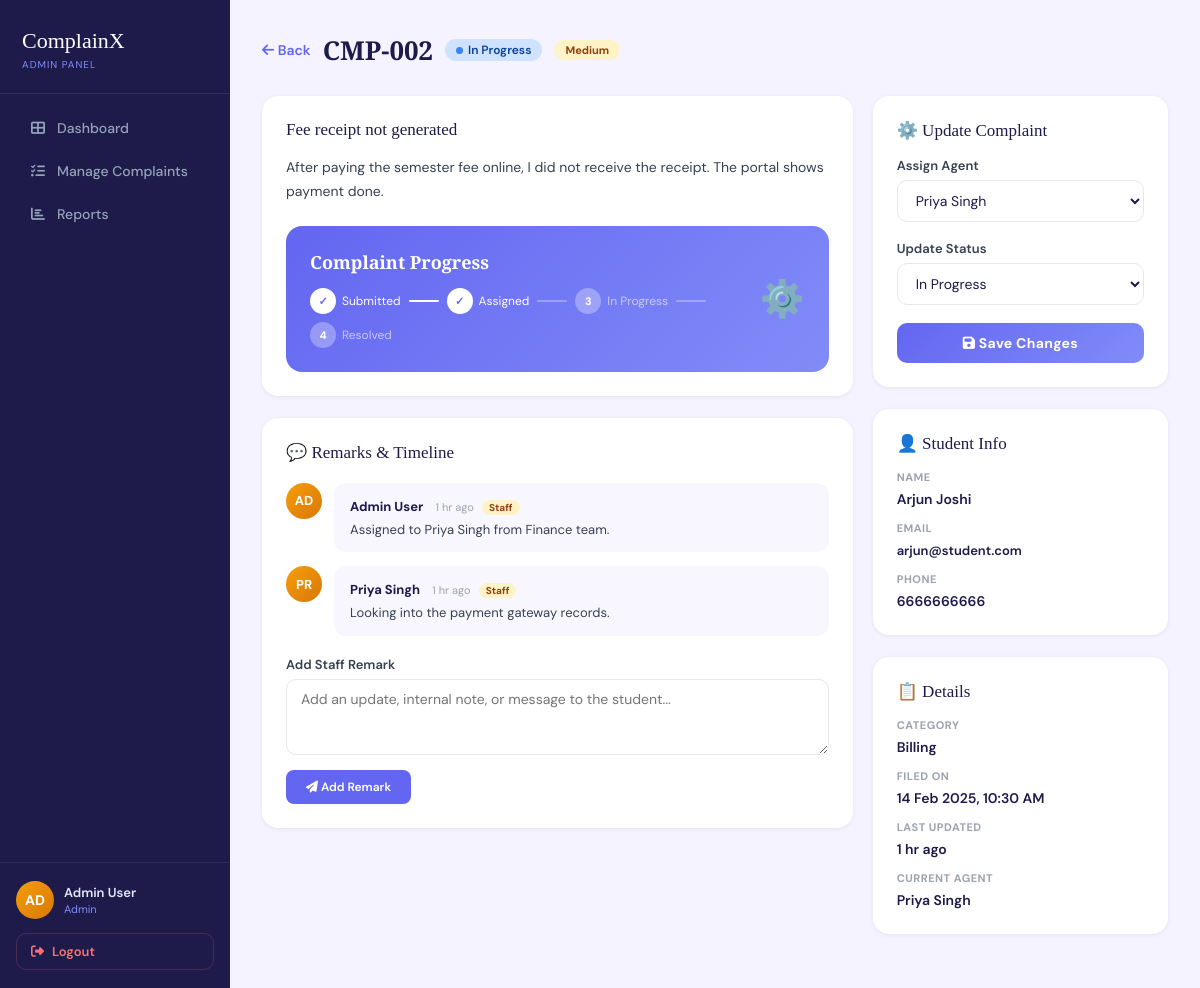
Page /admin/view_complaint.php?id=2 (signed in) on the committed database.
### tables this page shows
CREATE TABLE IF NOT EXISTS complaints (
    id INT AUTO_INCREMENT PRIMARY KEY,
    complaint_no VARCHAR(20) NOT NULL UNIQUE,
    user_id INT NOT NULL,
    title VARCHAR(255) NOT NULL,
    category_id INT NOT NULL,
    description TEXT NOT NULL,
    attachment VARCHAR(255) DEFAULT NULL,
    priority ENUM('Low','Medium','High') DEFAULT 'Medium',
    status ENUM('Pending','In Progress','Resolved','Closed') DEFAULT 'Pending',
    agent_id INT DEFAULT NULL,
    created_at DATETIME DEFAULT CURRENT_TIMESTAMP,
    updated_at DATETIME DEFAULT CURRENT_TIMESTAMP ON UPDATE CURRENT_TIMESTAMP,
    FOREIGN KEY (user_id) REFERENCES users(id) ON DELETE CASCADE,
    FOREIGN KEY (category_id) REFERENCES categories(id),
    FOREIGN KEY (agent_id) REFERENCES users(id) ON DELETE SET NULL
);

CREATE TABLE IF NOT EXISTS remarks (
    id INT AUTO_INCREMENT PRIMARY KEY,
    complaint_id INT NOT NULL,
    user_id INT NOT NULL,
    comment TEXT NOT NULL,
    created_at DATETIME DEFAULT CURRENT_TIMESTAMP,
    FOREIGN KEY (complaint_id) REFERENCES complaints(id) ON DELETE CASCADE,
    FOREIGN KEY (user_id) REFERENCES users(id) ON DELETE CASCADE
);

CREATE TABLE IF NOT EXISTS users (
    id INT AUTO_INCREMENT PRIMARY KEY,
    name VARCHAR(100) NOT NULL,
    email VARCHAR(150) NOT NULL UNIQUE,
    password VARCHAR(255) NOT NULL,
    phone VARCHAR(15),
    role ENUM('user','admin','agent') DEFAULT 'user',
    created_at DATETIME DEFAULT CURRENT_TIMESTAMP
);

CREATE TABLE IF NOT EXISTS categories (
    id INT AUTO_INCREMENT PRIMARY KEY,
    name VARCHAR(100) NOT NULL
);

### admin/view_complaint.php (the view, shortened to what this page needs)
<?php
require_once '../config/db.php';
require_once '../includes/functions.php';
$id = (int)($_GET['id'] ?? 0);
$stmt = $conn->prepare("
    SELECT c.*, cat.name as category_name, u.name as user_name, u.email as user_email, u.phone as user_phone,
           ag.name as agent_name
    FROM complaints c
    LEFT JOIN categories cat ON c.category_id = cat.id
    LEFT JOIN users u ON c.user_id = u.id
    LEFT JOIN users ag ON c.agent_id = ag.id
    WHERE c.id = ?
");
$stmt->bind_param("i", $id);
$stmt->execute();
$complaint = $stmt->get_result()->fetch_assoc();
$agents  = $conn->query("SELECT id, name FROM users WHERE role IN ('admin','agent') ORDER BY name");
$remarks = $conn->query("SELECT r.*, u.name as author_name, u.role as author_role FROM remarks r JOIN users u ON r.user_id = u.id WHERE r.complaint_id = $id ORDER BY r.created_at ASC");
$steps = ['Pending' => 0, 'In Progress' => 1, 'Resolved' => 2, 'Closed' => 3];
$currentStep = $steps[$complaint['status']] ?? 0;
$stepLabels  = ['Submitted', 'Assigned', 'In Progress', 'Resolved'];
?>
<!DOCTYPE html>
<html lang="en">
<head>
<link rel="stylesheet" href="../assets/css/style.css">
<link rel="stylesheet" href="https://cdnjs.cloudflare.com/ajax/libs/font-awesome/6.4.0/css/all.min.css">
</head>
<body>
<div class="app-wrapper">
<?php require_once '../includes/sidebar_admin.php'; ?>
<div class="main-content">
    <div class="page-header">
        <div style="display:flex;align-items:center;gap:12px;flex-wrap:wrap;">
            <a href="manage_complaints.php" style="color:#6366f1;font-size:14px;font-weight:600;text-decoration:none;">
                <i class="fas fa-arrow-left"></i> Back
            </a>
            <h2 style="margin-bottom:0;"><?= $complaint['complaint_no'] ?></h2>
            <?= getStatusBadge($complaint['status']) ?>
            <?= getPriorityBadge($complaint['priority']) ?>
        </div>
    </div>
    <div style="display:grid;grid-template-columns:2fr 1fr;gap:20px;">
        <div>
            <div class="card-box">
                <div class="card-title" style="margin-bottom:16px;"><?= htmlspecialchars($complaint['title']) ?></div>
                <p style="color:#374151;font-size:14px;line-height:1.7;margin-bottom:20px;"><?= nl2br(htmlspecialchars($complaint['description'])) ?></p>
                <div class="tracker-banner" style="margin-top:22px;">
                    <div>
                        <div class="tracker-title">Complaint Progress</div>
                        <div class="tracker-steps" style="margin-top:14px;">
                        <?php foreach ($stepLabels as $i => $label): ?>
                            <div class="tracker-step">
                                <div class="step-circle <?= $i <= $currentStep ? 'done' : 'todo' ?>">
                                    <?= $i <= $currentStep ? '✓' : ($i + 1) ?>
                                </div>
                                <span class="step-label" style="opacity:<?= $i <= $currentStep ? '1' : '.6' ?>;"><?= $label ?></span>
                            </div>
                            <?php if ($i < 3): ?>
                            <span class="step-line <?= $i < $currentStep ? 'done-line' : 'todo-line' ?>"></span>
                            <?php endif; ?>
                        <?php endforeach; ?>
                        </div>
                    </div>
                    <div style="font-size:36px;">⚙️</div>
                </div>
            </div>
            <div class="card-box">
                <div class="card-title" style="margin-bottom:20px;">💬 Remarks & Timeline</div>
                <?php if ($remarks->num_rows > 0): ?>
                <div class="remark-thread" style="margin-bottom:20px;">
                <?php while ($r = $remarks->fetch_assoc()): ?>
                    <div class="remark-item">
                        <div class="remark-avatar <?= in_array($r['author_role'],['admin','agent']) ? 'admin' : '' ?>">
                            <?= strtoupper(substr($r['author_name'], 0, 2)) ?>
                        </div>
                        <div class="remark-body">
                            <span class="remark-author"><?= htmlspecialchars($r['author_name']) ?></span>
                            <span class="remark-time"><?= timeAgo($r['created_at']) ?></span>
                            <?php if (in_array($r['author_role'],['admin','agent'])): ?>
                            <span style="font-size:10px;background:#fef3c7;color:#92400e;padding:1px 7px;border-radius:10px;font-weight:700;margin-left:4px;">Staff</span>
                            <?php endif; ?>
                            <div class="remark-text"><?= nl2br(htmlspecialchars($r['comment'])) ?></div>
                        </div>
                    </div>
                <?php endwhile; ?>
                </div>
                <?php else: ?>
                <p style="color:#9ca3af;font-size:14px;margin-bottom:20px;">No remarks yet.</p>
                <?php endif; ?>
                <form method="POST">
                    <label class="form-label">Add Staff Remark</label>
                    <textarea name="comment" class="form-control-cx" rows="3" placeholder="Add an update, internal note, or message to the student..."></textarea>
                    <button type="submit" name="add_remark" class="btn-sm-cx btn-save" style="margin-top:10px;padding:9px 20px;">
                        <i class="fas fa-paper-plane"></i> Add Remark
                    </button>
                </form>
            </div>
        </div>
        <div>
            <div class="card-box">
                <div class="card-title" style="margin-bottom:16px;">⚙️ Update Complaint</div>
                <form method="POST">
                    <div class="form-group">
                        <label class="form-label">Assign Agent</label>
                        <select name="agent_id" class="form-select-cx">
                            <?php $agents->data_seek(0); while ($ag = $agents->fetch_assoc()): ?>
                            <option value="<?= $ag['id'] ?>" <?= $complaint['agent_id'] == $ag['id'] ? 'selected' : '' ?>>
                                <?= htmlspecialchars($ag['name']) ?>
                            </option>
                            <?php endwhile; ?>
                        </select>
                    </div>
                    <div class="form-group">
                        <label class="form-label">Update Status</label>
                        <select name="status" class="form-select-cx">
                            <?php foreach (['Pending','In Progress','Resolved','Closed'] as $s): ?>
                            <option value="<?= $s ?>" <?= $complaint['status'] === $s ? 'selected' : '' ?>><?= $s ?></option>
                            <?php endforeach; ?>
                        </select>
                    </div>
                    <button type="submit" name="update_status" class="btn-primary-cx" style="width:100%;">
                        <i class="fas fa-save"></i> Save Changes
                    </button>
                </form>
            </div>
            <div class="card-box">
                <div class="card-title" style="margin-bottom:16px;">👤 Student Info</div>
                <div style="display:flex;flex-direction:column;gap:12px;">
                    <div class="detail-item"><label>Name</label><span><?= htmlspecialchars($complaint['user_name']) ?></span></div>
                    <div class="detail-item"><label>Email</label><span style="font-size:13px;"><?= htmlspecialchars($complaint['user_email']) ?></span></div>
                    <div class="detail-item"><label>Phone</label><span><?= htmlspecialchars($complaint['user_phone'] ?? 'N/A') ?></span></div>
                </div>
            </div>
            <div class="card-box">
                <div class="card-title" style="margin-bottom:16px;">📋 Details</div>
                <div style="display:flex;flex-direction:column;gap:12px;">
                    <div class="detail-item"><label>Category</label><span><?= $complaint['category_name'] ?></span></div>
                    <div class="detail-item"><label>Filed On</label><span><?= date('d M Y, h:i A', strtotime($complaint['created_at'])) ?></span></div>
                    <div class="detail-item"><label>Last Updated</label><span><?= timeAgo($complaint['updated_at']) ?></span></div>
                    <div class="detail-item"><label>Current Agent</label><span><?= $complaint['agent_name'] ?? '— Unassigned' ?></span></div>
                </div>
            </div>
        </div>
    </div>
</div>
</div>
</body>
</html>

### includes/functions.php (shortened to what this page needs)
<?php
function getStatusBadge($status) {
    $map = [
        'Pending'     => ['bg' => '#fff3cd', 'color' => '#856404', 'dot' => '#f5a623'],
        'In Progress' => ['bg' => '#cfe2ff', 'color' => '#084298', 'dot' => '#3b82f6'],
        'Resolved'    => ['bg' => '#d1e7dd', 'color' => '#0a3622', 'dot' => '#22c55e'],
        'Closed'      => ['bg' => '#e2e3e5', 'color' => '#41464b', 'dot' => '#6b7280'],
    ];
    $s = $map[$status] ?? $map['Pending'];
    return "<span class='status-badge' style='background:{$s['bg']};color:{$s['color']};'>
                <span style='background:{$s['dot']};'></span>{$status}
            </span>";
}
function getPriorityBadge($priority) {
    $map = [
        'High'   => ['bg' => '#fee2e2', 'color' => '#991b1b'],
        'Medium' => ['bg' => '#fef3c7', 'color' => '#92400e'],
        'Low'    => ['bg' => '#f0fdf4', 'color' => '#166534'],
    ];
    $p = $map[$priority] ?? $map['Medium'];
    return "<span class='priority-badge' style='background:{$p['bg']};color:{$p['color']};'>{$priority}</span>";
}
function timeAgo($datetime) {
    $now  = new DateTime();
    $ago  = new DateTime($datetime);
    $diff = $now->diff($ago);
    if ($diff->d == 0) {
        return $diff->h . " hr ago";
    }
    return date('d M Y', strtotime($datetime));
}
?>

### assets/css/style.css (style rules this page uses)
*, *::before, *::after { box-sizing: border-box; margin: 0; padding: 0; }
body { font-family: 'DM Sans', sans-serif; background: #f4f3ff; color: #1e1b4b; min-height: 100vh; }
.app-wrapper { display: flex; min-height: 100vh; }
.main-content { flex: 1; padding: 32px; overflow-y: auto; max-height: 100vh; }
.page-header { margin-bottom: 28px; }
.page-header h2 { font-family: 'Playfair Display', serif; font-size: 26px; color: #1e1b4b; margin-bottom: 4px; }
.card-box { background: #fff; border-radius: 16px; padding: 24px; box-shadow: 0 1px 4px rgba(0,0,0,.07); margin-bottom: 22px; animation: fadeIn .4s ease; }
.card-title { font-family: 'Playfair Display', serif; font-size: 17px; color: #1e1b4b; }
.status-badge { display: inline-flex; align-items: center; gap: 5px; border-radius: 20px; padding: 3px 11px; font-size: 12px; font-weight: 600; white-space: nowrap; }
.status-badge span { width: 7px; height: 7px; border-radius: 50%; display: inline-block; flex-shrink: 0; }
.priority-badge { display: inline-block; border-radius: 20px; padding: 3px 11px; font-size: 11px; font-weight: 700; white-space: nowrap; }
.form-label { font-size: 13px; font-weight: 600; color: #374151; margin-bottom: 6px; display: block; }
.form-control-cx, .form-select-cx { width: 100%; padding: 10px 14px; border: 1.5px solid #e5e7eb; border-radius: 10px; font-size: 14px; font-family: 'DM Sans', sans-serif; outline: none; transition: border-color .2s; background: #fff; color: #1e1b4b; }
textarea.form-control-cx { resize: vertical; }
.form-group { margin-bottom: 18px; }
.btn-primary-cx { background: linear-gradient(135deg, #6366f1, #818cf8); color: #fff; border: none; border-radius: 10px; padding: 11px 28px; font-weight: 700; font-size: 14px; cursor: pointer; transition: all .2s; letter-spacing: .3px; font-family: 'DM Sans', sans-serif; }
.btn-sm-cx { padding: 6px 14px; border-radius: 8px; font-size: 12px; font-weight: 600; cursor: pointer; border: none; font-family: 'DM Sans', sans-serif; text-decoration: none; display: inline-block; }
.btn-save { background: #6366f1; color: #fff; }
.tracker-banner { background: linear-gradient(135deg, #6366f1, #818cf8); border-radius: 16px; padding: 24px; color: #fff; display: flex; justify-content: space-between; align-items: center; margin-top: 22px; }
.tracker-title { font-family: 'Playfair Display', serif; font-size: 18px; font-weight: 700; }
.tracker-steps { display: flex; gap: 8px; align-items: center; margin-top: 16px; flex-wrap: wrap; }
.tracker-step { display: flex; align-items: center; gap: 6px; }
.step-circle { width: 26px; height: 26px; border-radius: 50%; display: flex; align-items: center; justify-content: center; font-size: 11px; font-weight: 800; flex-shrink: 0; }
.step-circle.done { background: #fff; color: #6366f1; }
.step-circle.todo { background: rgba(255,255,255,.3); color: #fff; }
.step-label { font-size: 12px; }
.step-line { width: 30px; height: 2px; border-radius: 2px; }
.step-line.done-line { background: #fff; }
.step-line.todo-line { background: rgba(255,255,255,.3); }
.remark-thread { display: flex; flex-direction: column; gap: 14px; }
.remark-item { display: flex; gap: 12px; animation: fadeIn .3s ease; }
.remark-avatar { width: 36px; height: 36px; border-radius: 50%; flex-shrink: 0; background: linear-gradient(135deg,#818cf8,#6366f1); display: flex; align-items: center; justify-content: center; font-weight: 700; color: #fff; font-size: 13px; }
.remark-avatar.admin { background: linear-gradient(135deg,#f59e0b,#d97706); }
.remark-body { background: #f8f7ff; border-radius: 12px; padding: 12px 16px; flex: 1; }
.remark-author { font-weight: 700; font-size: 13px; color: #1e1b4b; }
.remark-time { font-size: 11px; color: #9ca3af; margin-left: 8px; }
.remark-text { font-size: 13px; color: #374151; margin-top: 4px; line-height: 1.6; }
.detail-item label { font-size: 11px; font-weight: 700; color: #9ca3af; text-transform: uppercase; letter-spacing: .5px; display: block; margin-bottom: 4px; }
.detail-item span { font-size: 14px; font-weight: 600; color: #1e1b4b; }

### rows in the picture
complaints: complaint_no "CMP-002", status "In Progress", priority "Medium", title "Fee receipt not generated", description "After paying the semester fee online, I did not receive the receipt. The portal shows payment done.", agent_id "Priya Singh", user.name "Arjun Joshi", user.email "arjun@student.com", user.phone "6666666666", category.name "Billing", created_at "14 Feb 2025, 10:30 AM", updated_at "1 hr ago", agent.name "Priya Singh"
remarks: user.name "AD", user.name "Admin User", created_at "1 hr ago", comment "Assigned to Priya Singh from Finance team."
remarks: user.name "PR", user.name "Priya Singh", created_at "1 hr ago", comment "Looking into the payment gateway records."

### other values in the picture
substr($_SESSION['name'], 0, 2) "AD"
$_SESSION['name'] "Admin User"
$_SESSION['role'] "Admin"
$label "Submitted"
$label "Assigned"
$label "In Progress"
$label "Resolved"
